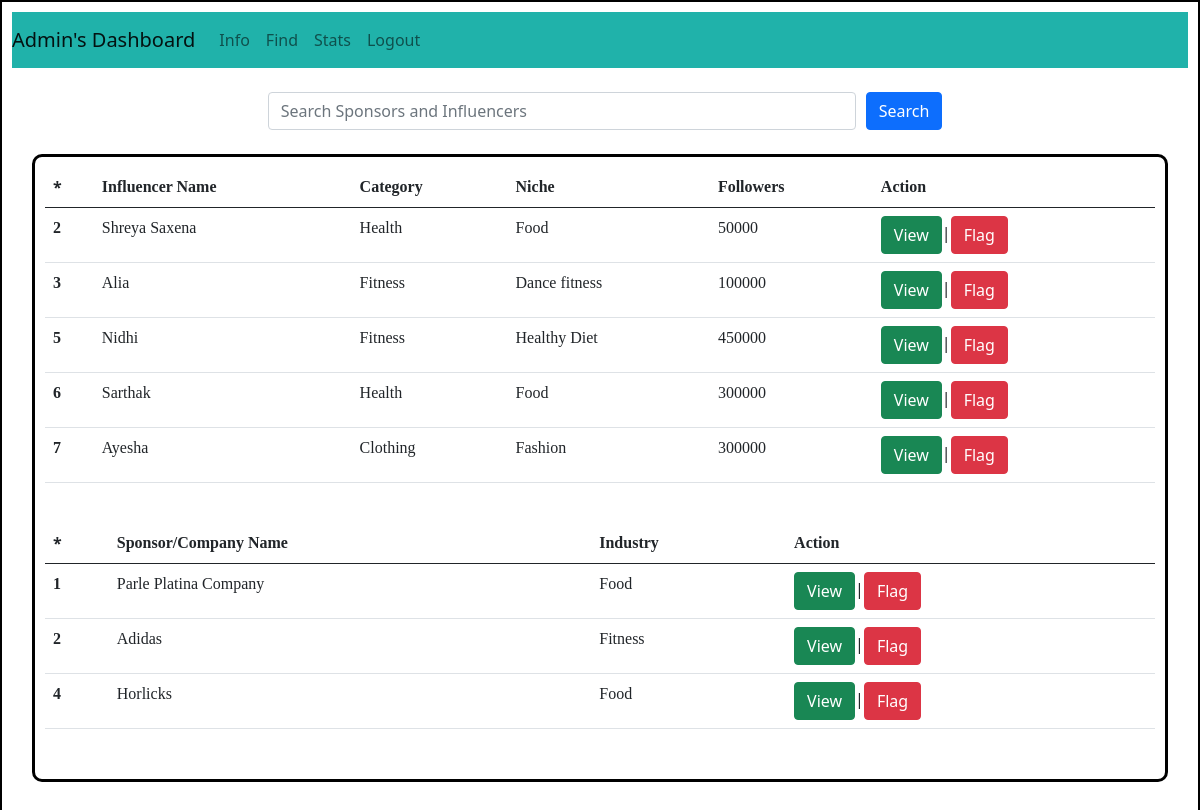
Screenshot of /admin/dashboard/find with the database file from the repository.
### backend/models.py (models this page shows)
class User(db.Model):
    __tablename__ = "user"
    id = db.Column(db.Integer, primary_key = True, nullable = False, autoincrement = True)
    email = db.Column(db.String, nullable = False)
    full_name = db.Column(db.String, nullable = False)
    search_name = db.Column(db.String, nullable = False, default="null")
    user_name = db.Column(db.String, unique = True, nullable = False)
    pwd = db.Column(db.String, nullable = False, default="null")
    category = db.Column(db.String, nullable = False, default="null")
    niche = db.Column(db.String, nullable = False, default="null")
    followers = db.Column(db.Integer, nullable=False, default = 0)
    type = db.Column(db.String, nullable = False, default = "general")
    is_flagged = db.Column(db.String, nullable=False, default="False")
    ad_request = db.relationship("Ad_request", cascade="all, delete", backref="user")

class Sponser(db.Model):
    __tablename__ = "sponser"
    id = db.Column(db.Integer, primary_key = True, nullable = False, autoincrement = True)
    email = db.Column(db.String, nullable = False)
    company_name = db.Column(db.String, nullable = False)
    search_name = db.Column(db.String, nullable = False, default="null")
    user_name = db.Column(db.String, unique = True, nullable = False)
    pwd = db.Column(db.String, nullable = False,  default="null")
    industry = db.Column(db.String, nullable = False)
    budget = db.Column(db.Float, nullable = False, default = 1000.0)
    is_flagged = db.Column(db.String, nullable=False, default="False")
    type = db.Column(db.String, nullable = False, default = "Sponsor")
    campaigns = db.relationship("Campaigns", cascade="all, delete", backref="sponser")

### backend/controllers.py (the view)
@app.route("/admin/dashboard/find")
def admin_dashboard_find():
    influencers = fetch_influencers()
    sponsers = fetch_sponsers()
    return render_template("admin_dashboard_find.html", influencers=influencers, sponsers= sponsers)

### backend/controllers.py (called while the page is built)
def fetch_influencers():
    influencer = User.query.filter_by(type = 'general', is_flagged = "False" ).all()
    influencer_list = {}
    for user in influencer:
        if user.id not in influencer_list.keys():
            influencer_list[user.id] = [user.full_name, user.category, user.niche, user.followers]
    return influencer_list

def fetch_sponsers():
    sponsers = Sponser.query.filter_by( is_flagged = "False").all()
    sponser_list = {}
    for sponser in sponsers:
        if sponser.id not in sponser_list.keys():
            sponser_list[sponser.id] = [sponser.company_name, sponser.industry]
    return sponser_list

### templates/admin_dashboard_find.html (shortened to what this page needs)
<!DOCTYPE html>
<html lang="en">
<head>
    <link rel="stylesheet" href = "/static/dashboardstyle.css">
    <link href="https://cdn.jsdelivr.net/npm/bootstrap@5.0.2/dist/css/bootstrap.min.css" rel="stylesheet">
</head>
<body>
    <div id = "container-admin">
      <nav class="navbar navbar-expand-lg navbar-light " style="background-color: lightseagreen;">
            <a class="navbar-brand" href="#">Admin's Dashboard</a>
            <div class="collapse navbar-collapse" id="navbarNav">
              <ul class="navbar-nav">
                <li class="nav-item active">
                  <a class="nav-link" href="/admin/dashboard/info"> Info </a>
                </li>
                <li class="nav-item active">
                  <a class="nav-link" href="/admin/dashboard/find"> Find</a>
                </li>
                <li class="nav-item active">
                  <a class="nav-link" href="/admin/stats"> Stats </a>
                </li>
                <li class="nav-item">
                  <a class="nav-link" href="/login"> Logout</a>
                </li>
          </nav><br>
          <form action="/admin/search"  class="form-inline">
            <input type="text" class="form-control" id="search" name="search_word" placeholder="Search Sponsors and Influencers">
            <button type="submit" class="btn btn-primary">Search</button>
          </form><br>
<div id="campaign"  class="justify-content-center">
  {%if influencers %}
  <table class="table">
    <thead>
          <tr>
            <th scope="col">*</th>
            <th scope="col" style="font-family: 'Times New Roman', Times, serif;">Influencer Name</th>
            <th scope="col" style="font-family: 'Times New Roman', Times, serif;">Category</th>
            <th scope="col" style="font-family: 'Times New Roman', Times, serif;">Niche</th>
            <th scope="col" style="font-family: 'Times New Roman', Times, serif;">Followers</th>
            <th scope="col" style="font-family: 'Times New Roman', Times, serif;">Action</th>
          </tr>
      </thead>
    <tbody>
    {%for key, value in influencers.items()%}
      <tr>
        <th scope="row" style="font-family: 'Times New Roman', Times, serif;">{{key}}</th>
        <td style="font-family: 'Times New Roman', Times, serif;">{{value[0]}}</td>
        <td style="font-family: 'Times New Roman', Times, serif;">{{value[1]}}</td>
        <td style="font-family: 'Times New Roman', Times, serif;">{{value[2]}}</td>
        <td style="font-family: 'Times New Roman', Times, serif;">{{value[3]}} </td>
        <td><a href="/admin/view/user/{{key}}"><button type="button" class="btn btn-success">View</button></a>|<a href="/flag/user/{{key}}"><button type="button" class="btn btn-danger">Flag</button></a></td>
      </tr>
    {%endfor%}
    </tbody>
  </table>
  {%else%}
  <h3 style="font-family: 'Times New Roman', Times, serif;">No Influencer available!</h3>
  {%endif%}<br>
<div class="justify-content-center">
  {%if sponsers %}
  <table class="table">
    <thead>
          <tr>
            <th scope="col">*</th>
            <th scope="col" style="font-family: 'Times New Roman', Times, serif;">Sponsor/Company Name</th>
            <th scope="col" style="font-family: 'Times New Roman', Times, serif;">Industry</th>
            <th scope="col" style="font-family: 'Times New Roman', Times, serif;">Action</th>
          </tr>
      </thead>
    <tbody>
    {%for key, value in sponsers.items()%}
      <tr>
        <th scope="row" style="font-family: 'Times New Roman', Times, serif;">{{key}}</th>
        <td style="font-family: 'Times New Roman', Times, serif;">{{value[0]}}</td>
        <td style="font-family: 'Times New Roman', Times, serif;">{{value[1]}}</td>
        <td><a href="/admin/view/sponser/{{key}}"><button type="button" class="btn btn-success">View</button></a>|<a href="/flag/sponser/{{key}}"><button type="button" class="btn btn-danger">Flag</button></a></td>
      </tr>
    {%endfor%}
    </tbody>
  </table>
  {%else%}
  <h3 style="font-family: 'Times New Roman', Times, serif;">No Sponsor available!</h3>
  {%endif%}<br>
</div>
</div>
</body>
</html>

### static/dashboardstyle.css (style rules this page uses)
* { margin: 0%; padding: 0%; }
#campaign { border: 3px solid black ; padding: 10px; margin-left: 20px; margin-right: 20px; border-radius: 10px; }
#container-admin { border: 2px solid black; padding: 10px; height: 1000px; }

### templates/admin_dashboard_find.html (style rules this page uses)
form { width: 100%; display: flex; flex-direction: row; justify-content: center; align-items: center; }
#search { margin-left: 10px; margin-right: 10px; width: 50%; }

### rows the page displays
User: full_name "Shreya Saxena", category "Health", niche "Food", followers "50000"
User: full_name "Alia", category "Fitness", niche "Dance fitness", followers "100000"
User: full_name "Nidhi", category "Fitness", niche "Healthy Diet", followers "450000"
User: full_name "Sarthak", category "Health", niche "Food", followers "300000"
User: full_name "Ayesha", category "Clothing", niche "Fashion", followers "300000"
Sponser: company_name "Parle Platina Company", industry "Food"
Sponser: company_name "Adidas", industry "Fitness"
Sponser: company_name "Horlicks", industry "Food"

### other values shown
{{ key }} "2" "3" "5" "6" "7"
{{ key }} "1" "2" "4"
